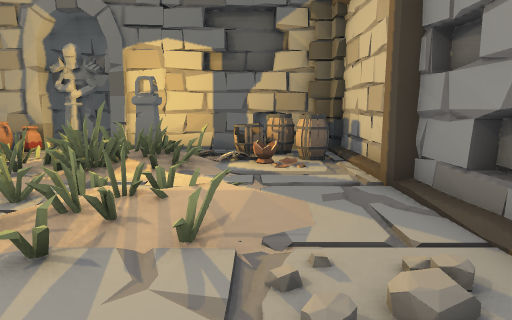
[1] (above)

23 first-person views from a walk through a Unity game level. The camera is 1.2 m above the floor, tilts 8° down and sees 70° across. Doors are open. The floor is counted in squares, 1 m on a side. Each view is taken from the middle of a square. On the plan, view 1 faces up. The plan holds only what a view shows up to about 15 squares ahead; the rest is blank. The place goes on beyond the plan. The player character is not drawn. Some surface patterns are stand-ins.

[2]
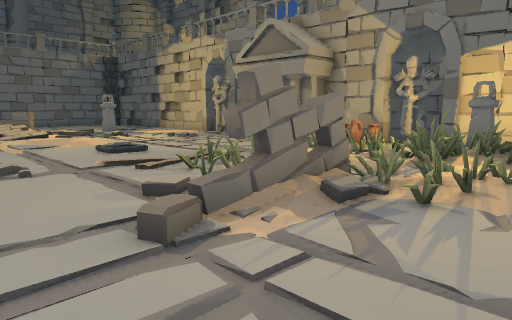

[3]
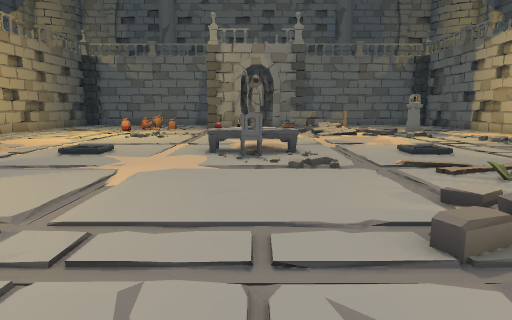

[4]
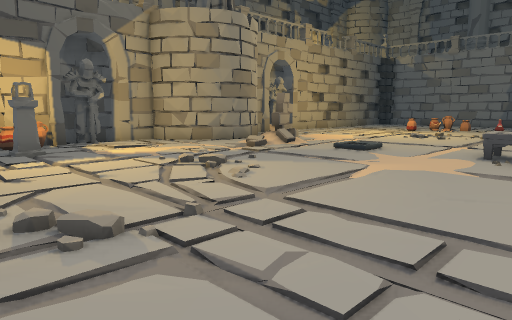

[5]
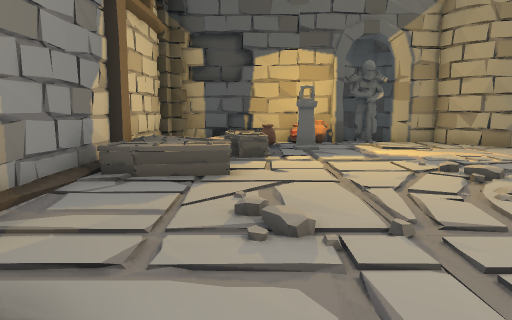

[6]
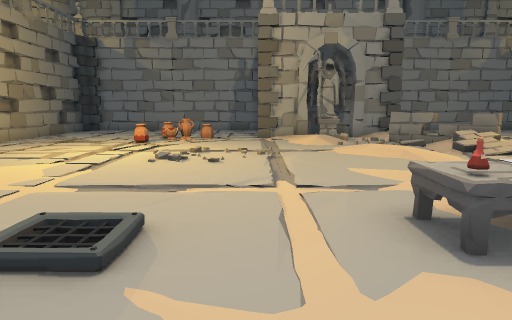

[7]
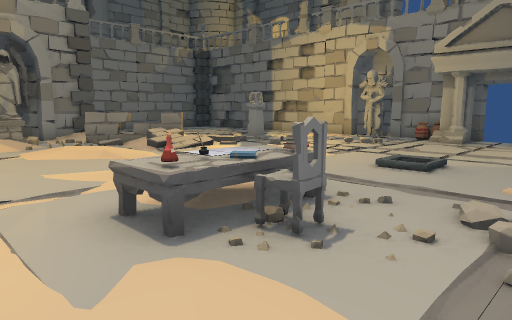

[8]
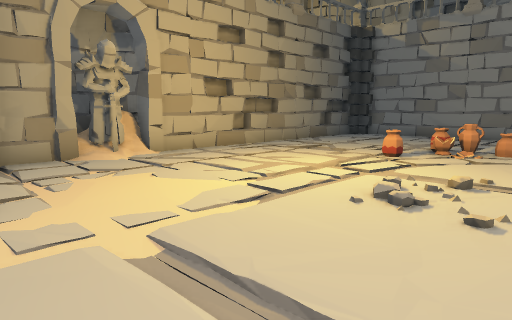

[9]
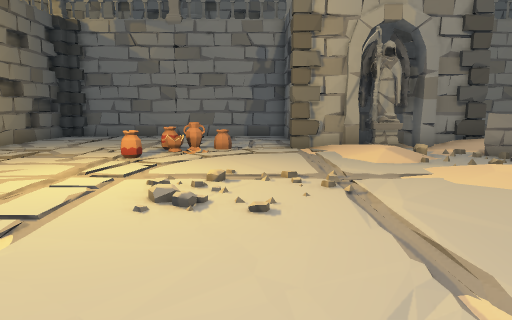

[10]
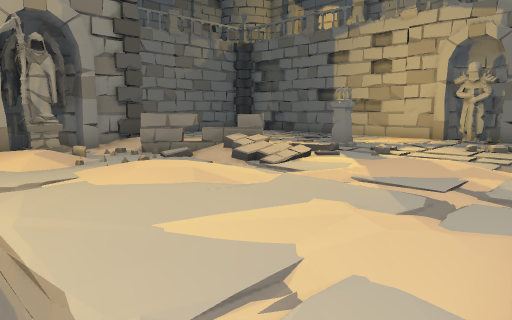

[11]
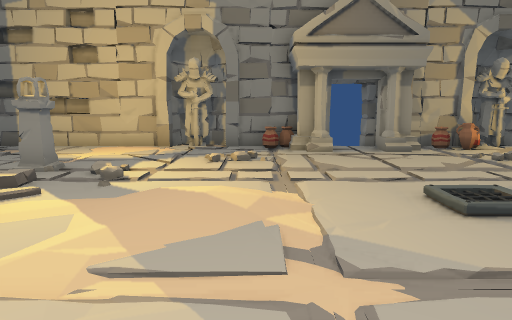

[12]
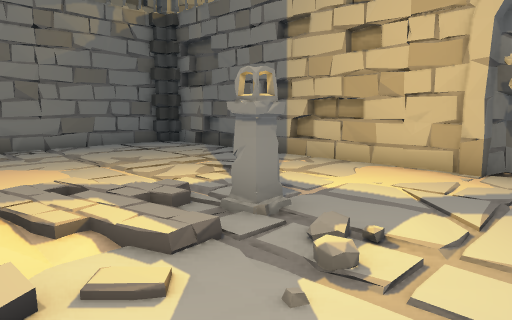

[13]
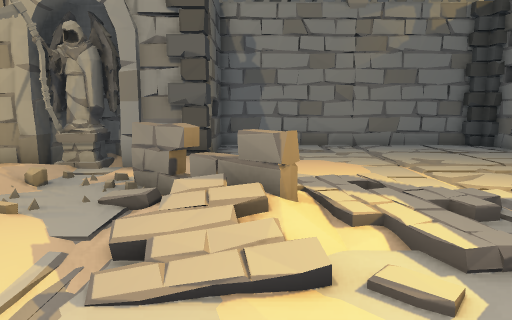

[14]
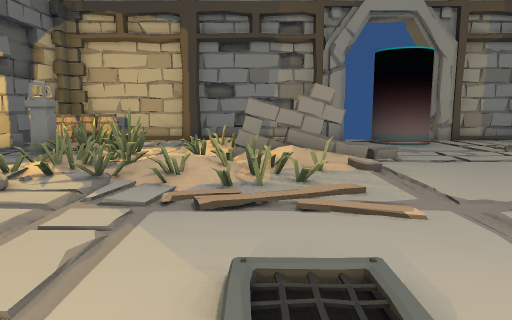

[15]
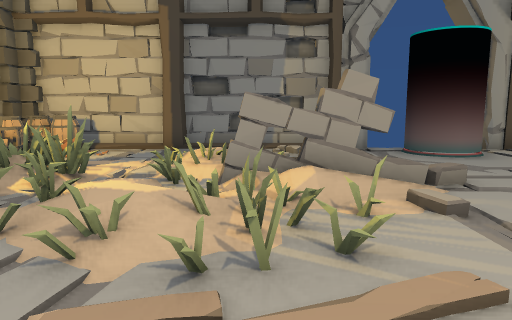

[16]
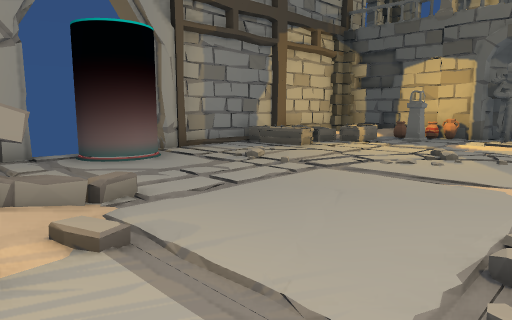

[17]
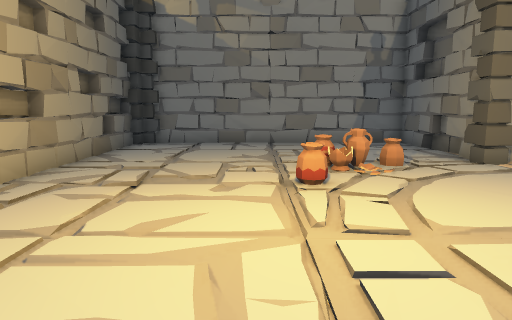

[18]
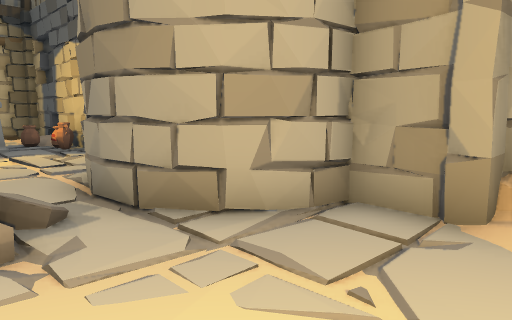

[19]
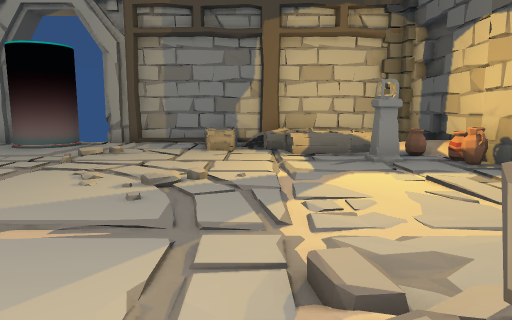

[20]
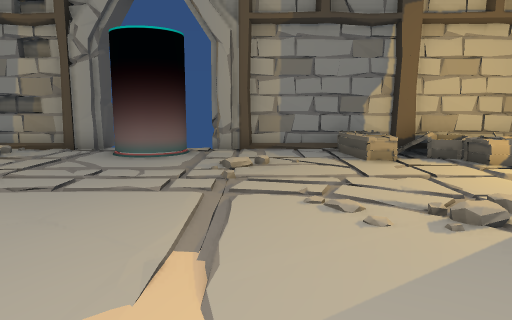

[21]
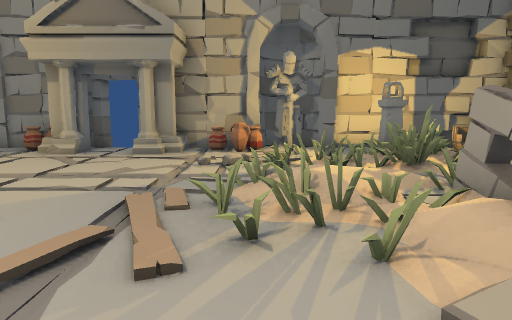

[22]
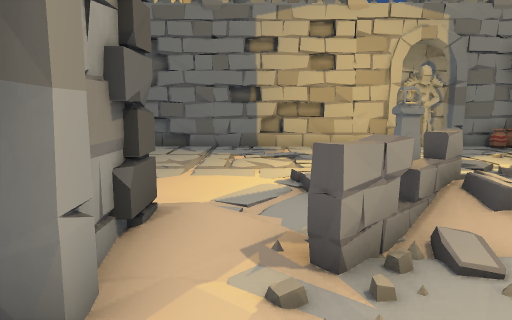

[23]
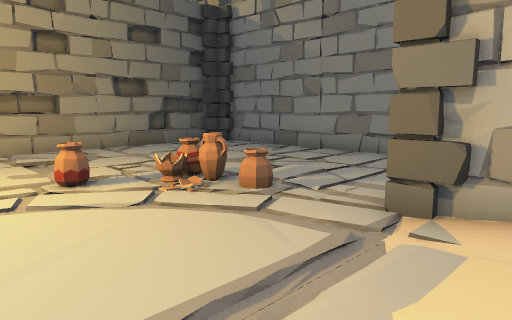

### Floor plan
Key: @ floor where view 1 was taken; # wall or solid block; . main floor; : floor 0.25 m higher than the main floor; / step, stairs or slope; D open door; A vase; S statue; B barrel; P pillar; T table; C chair; I potion; F coffin; O other object.
Columns run from 27 left of view 1 to 3 right of it. Each row starts with its distance up from view 1.
 12             #         #
 11    #####   ######D######   ###
 10 ############S#AA#D##AAS#####B#
  9 #..............OO.O.AA..PPBBB#
  8 #.....................OOPPO.B#
  7 #....................OOOOOO..#
  6 #........PP..........OOOOO...#
  5 #......./PP//........O:O.....#
  4 #....../  /.../......::/.O::.#
  3 # ...../  ...:/......O//O....#
  2 #    ../OO/..:......:./ O...:#
  1 ######/OO /.........../ O....##
  0     ##.O:/............../..@.##
 -1    ###.///::....TT....../.....D
 -2    #SS//.::....:/OC..........#
 -3    ###/:........TI............D
 -4     ##.......................##
 -5 ######..................../..#
 -6 #............................#
 -7 #....A.......................#
 -8 #....A.....................F #
 -9 #....A.A...................//#
-10 #...............OO........O/:#
-11 #...............//........F  #
-12 #....../........###.....PP.  #
-13 #..............##### .....A.:#
-14 ############S###   ###S#AA####
-15   #####    ###       #######
-16                       #

Positions as (right, up) in squares from view 1, and headings:
1: (0, 0), facing up
2: (0, -2), facing up-left
3: (0, -2), facing left
4: (0, -1), facing down-left
5: (-1, -1), facing down
6: (-7, -5), facing left
7: (-7, -5), facing up-left
8: (-11, -5), facing down-left
9: (-11, -6), facing left
10: (-11, -5), facing up-left
11: (-13, -2), facing up
12: (-14, 2), facing up-left
13: (-14, 2), facing left
14: (-12, 3), facing right
15: (-9, 3), facing right
16: (-8, 2), facing down-right
17: (-14, -10), facing left
18: (-15, -10), facing down-right
19: (-11, -9), facing right
20: (-9, -5), facing right
21: (-6, -1), facing up
22: (-21, -3), facing up
23: (-18, -3), facing down-left
